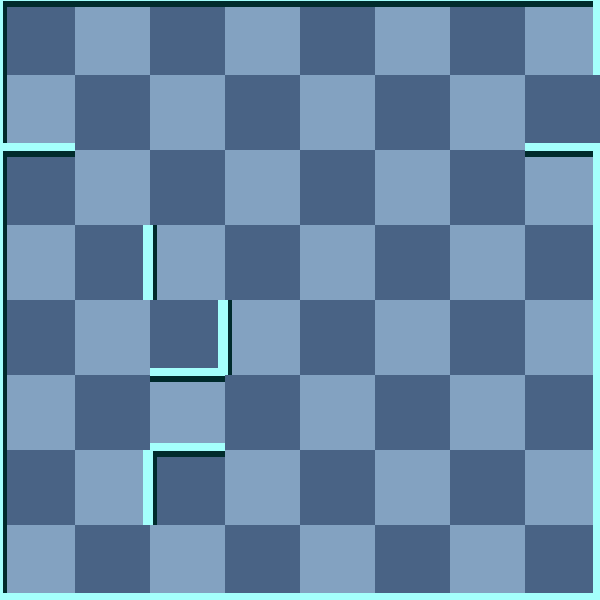

Rendered tile map (Tiled .tmx) drawn with the repository's tilesets; below, a short description and the map source with its tile grids summarised:
An orthogonal 8x8 tile map with 75x75 px tiles, 2 tile layers (background, 块层 1) and 5 objects (Exit, WhiteMummy, Scorpion, Trap, Player).

<map version="1.0" orientation="orthogonal" width="8" height="8" tilewidth="75" tileheight="75">
 <tileset firstgid="1" name="wall" tilewidth="75" tileheight="75">
  <image source="gfx/wall.png" width="300" height="375" />
  <tile id="0">
   <properties>
    <property name="ValOfWall" value="0" />
   </properties>
  </tile>
  <tile id="1">
   <properties>
    <property name="ValOfWall" value="1" />
   </properties>
  </tile>
  <tile id="2">
   <properties>
    <property name="ValOfWall" value="2" />
   </properties>
  </tile>
  <tile id="3">
   <properties>
    <property name="ValOfWall" value="3" />
   </properties>
  </tile>
  <tile id="4">
   <properties>
    <property name="ValOfWall" value="4" />
   </properties>
  </tile>
  <tile id="5">
   <properties>
    <property name="ValOfWall" value="5" />
   </properties>
  </tile>
  <tile id="6">
   <properties>
    <property name="ValOfWall" value="6" />
   </properties>
  </tile>
  <tile id="7">
   <properties>
    <property name="ValOfWall" value="7" />
   </properties>
  </tile>
  <tile id="8">
   <properties>
    <property name="ValOfWall" value="8" />
   </properties>
  </tile>
  <tile id="9">
   <properties>
    <property name="ValOfWall" value="9" />
   </properties>
  </tile>
  <tile id="10">
   <properties>
    <property name="ValOfWall" value="10" />
   </properties>
  </tile>
  <tile id="11">
   <properties>
    <property name="ValOfWall" value="11" />
   </properties>
  </tile>
  <tile id="12">
   <properties>
    <property name="ValOfWall" value="12" />
   </properties>
  </tile>
  <tile id="13">
   <properties>
    <property name="ValOfWall" value="13" />
   </properties>
  </tile>
  <tile id="14">
   <properties>
    <property name="ValOfWall" value="14" />
   </properties>
  </tile>
  <tile id="15">
   <properties>
    <property name="ValOfWall" value="15" />
   </properties>
  </tile>
  <tile id="18">
   <properties>
    <property name="ValOfWall" value="-1" />
   </properties>
  </tile>
 </tileset>
 <layer name="background" width="8" height="8">
  <data>[64 cells, 64 non-empty, 2 distinct tile ids]</data>
 </layer>
 <layer name="块层 1" width="8" height="8">
  <data>[64 cells, 64 non-empty, 10 distinct tile ids]</data>
 </layer>
 <objectgroup name="对象层 1" width="8" height="8">
  <object name="Exit" x="600" y="75" />
  <object name="WhiteMummy" x="75" y="0">
   <properties>
    <property name="value" value="21" />
   </properties>
  </object>
  <object name="Scorpion" x="375" y="75">
   <properties>
    <property name="value" value="25" />
   </properties>
  </object>
  <object name="Trap" x="0" y="525">
   <properties>
    <property name="value" value="8" />
   </properties>
  </object>
  <object name="Player" x="0" y="375">
   <properties>
    <property name="value" value="1" />
   </properties>
  </object>
 </objectgroup>
</map>
